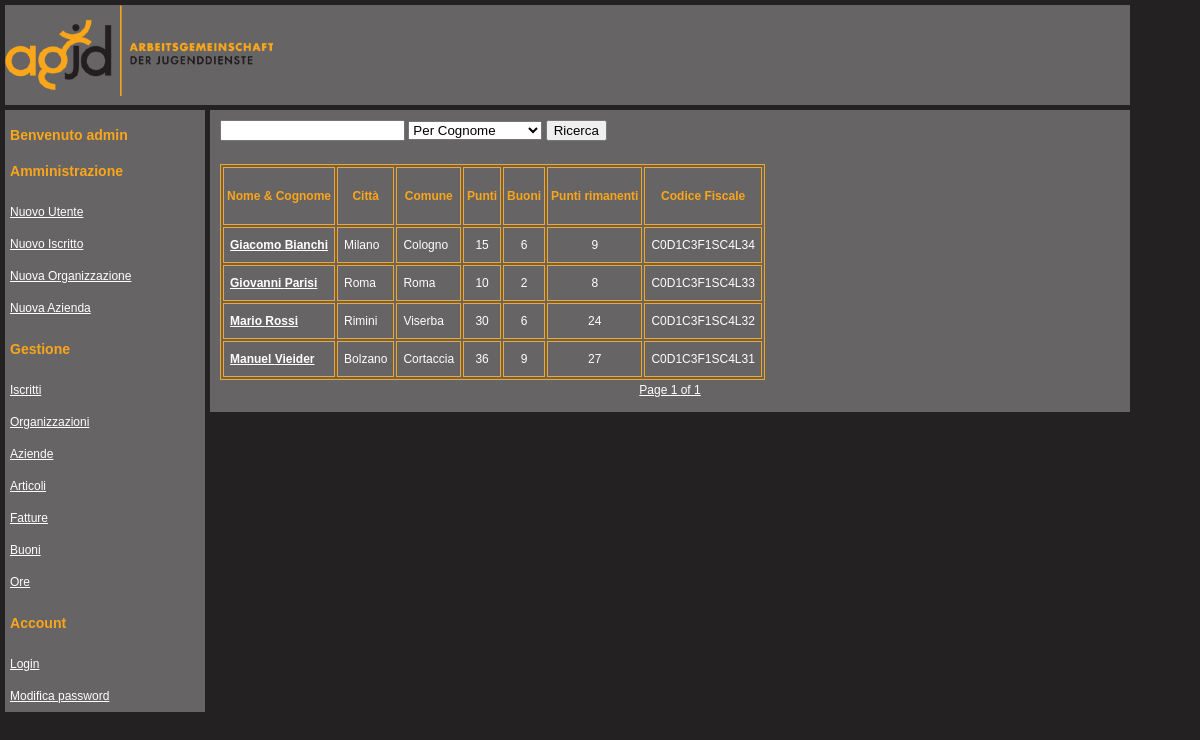
The app's page /list_boy.php (signed in) with its own data.
### tables this page shows
CREATE TABLE Boy (
	name	VARCHAR(255) NOT NULL,
	surname	VARCHAR(255) NOT NULL,
	address	VARCHAR(255) NOT NULL,
	CAP		VARCHAR(255) NOT NULL,
	city	VARCHAR(255) NOT NULL,
	commune VARCHAR(255) NOT NULL,
	city_of_birth VARCHAR(255) NOT NULL,
	phone	VARCHAR(255),
	mobile_phone VARCHAR(255),
	mail	VARCHAR(255),
	codice_fiscale VARCHAR(255) NOT NULL,
	CONSTRAINT boy_pk PRIMARY KEY (codice_fiscale)
);

### include/privilege_check.php (called while the page is built)
<?php
function check($privilege)
{
    if(isset($_SESSION))
    {
        if (isset($_SESSION['privilege']))
        {
            if ($_SESSION['privilege']==$privilege)
            {
                return true;
            }
        }
    }
    return false;
}
?>

### locale/it.php (called while the page is built, shortened)
<?php
$lang = array();
$lang['PRIVILEGE'] = 'Privilegi';
$lang['PAGE_TITLE'] = 'Index';
$lang['OBLIGATORY'] = 'I campi segnati con * sono obbligatori';
$lang['POINTS'] = 'Punti';
$lang['TOKENS'] = 'Buoni';
$lang['REMAINING_POINTS'] = 'Punti rimanenti';
$lang['COMPANY'] = 'Azienda';
$lang['ORGANIZATION'] = 'Organizzazione';
$lang['DELETE_SUCCESS'] = 'Eliminazione effettuata con successo';
$lang['UPDATE_SUCCESS'] = 'Modifica effettuata con successo';
$lang['DELETE'] = 'Elimina';
$lang['NO_RESULTS'] = 'Nessun risultato trovato';
$lang['UPDATE'] = 'Modifica';
$lang['START_DATE'] = 'Data inizio';
$lang['END_DATE'] = 'Data fine';
$lang['PASSWORD_CHANGE'] = 'Modifica password';
$lang['BOY'] = 'Iscritto';
$lang['INDEX'] = 'Index';
$lang['JANUARY'] = 'Gennaio';
$lang['FEBRUARY'] = 'Febbraio';
$lang['MARCH'] = 'Marzo';
$lang['APRIL'] = 'Aprile';
$lang['MAY'] = 'Maggio';
$lang['JUNE'] = 'Giugno';
$lang['JULY'] = 'Luglio';
$lang['AUGUST'] = 'Agosto';
$lang['SEPTEMBER'] = 'Settembre';
$lang['OCTOBER'] = 'Ottobre';
$lang['NOVEMBER'] = 'Novembre';
$lang['DECEMBER'] = 'Dicembre';
$lang['NO_LOGIN'] = 'Esegui il Login';
$lang['WELCOME'] = 'Benvenuto';
$lang['NEW_USER'] = 'Nuovo Utente';
$lang['NEW_BOY'] = 'Nuovo Iscritto';
$lang['NEW_ORGANIZATION'] = 'Nuova Organizzazione';
$lang['NEW_COMPANY'] = 'Nuova Azienda';
$lang['MANAGEMENT'] = 'Gestione';
$lang['ADMINISTRATION'] = 'Amministrazione';
$lang['LIST_BOY'] = 'Iscritti';
$lang['LIST_ORGANIZATION'] = 'Organizzazioni';
$lang['LIST_COMPANY'] = 'Aziende';
$lang['LIST_ITEM'] = 'Articoli';
$lang['LIST_INVOICE'] = 'Fatture';
$lang['LIST_TOKEN'] = 'Buoni';
$lang['LIST_VOLUNTEERING'] = 'Ore';
$lang['SEARCH'] = 'Ricerca';
$lang['LOGIN'] = 'Login';
$lang['ADMINISTRATOR'] = 'Amministratore';
$lang['MANAGER'] = 'Gestore';
$lang['USER_EXISTS'] = 'Esiste già un utente con questo nome';
$lang['INSERT_SUCCESS'] = 'Inserimento effettuato con successo';
$lang['CURRENT_PASSWORD'] = 'Password Corrente';
$lang['NEW_PASSWORD'] = 'Nuova Password';
$lang['REPEAT_PASSWORD'] = 'Ripeti Password';
$lang['NAME'] = 'Nome';
$lang['SURNAME'] = 'Cognome';
$lang['ADDRESS'] = 'Indirizzo';
$lang['CAP'] = 'CAP';
$lang['CITY'] = 'Città';
?>

### list_boy.php (the view, shortened to what this page needs)
<!DOCTYPE html>
<?php
include('include/header.php');
include('include/navbar.php');
include('locale/it.php');
include('include/connect.php');
include('include/pager.php');
$results_per_page = 20;
if(isset($_GET['page']))
{
    $page = $_GET['page'];
    if(isset($_GET['search_value'])&&isset($_GET['search_type']))
    {
        $_POST['search_value']= $_GET['search_value'];
        $_POST['search_type']= $_GET['search_type'];
    }
}
else
    $page = 0;
$offset = $results_per_page*$page;
if(isset($_POST['search_value'])&&strlen($_POST['search_value'])>0)
{
    $search_value = $_POST['search_value'];
    switch($_POST['search_type'])
    {
        case 'surname':
            $query = "SELECT * FROM Boy WHERE surname LIKE '%$search_value%'";
            break;
        case 'city':
            $query = "SELECT * FROM Boy WHERE city LIKE '%$search_value%'";
            break;
        case 'commune':
            $query = "SELECT * FROM Boy WHERE commune LIKE '%$search_value%'";
            break;
        case 'codice_fiscale':
            $query = "SELECT * FROM Boy WHERE codice_fiscale LIKE '%$search_value%'";
            break;
    }
}
else
    $query = "SELECT * FROM Boy";
$limit = " ORDER BY surname, name LIMIT $results_per_page OFFSET $offset"
?>
<html>
    <head>
        <link rel="stylesheet" type="text/css" href="main.css" />
    </head>
    <body>
        <div id="ContentContainer">
            <div id="Header">
            </div>
            <div id="Navbar">
            </div>
            <div id="Content">
                 <?php
                include('include/privilege_check.php');
                if(check('admin')||check('manager'))
                {
                    echo '<form action="list_boy.php" name = "form" method = "post">';
                    echo ' <input type="text" name="search_value" />
                                <select name="search_type">
                                    <option value="surname">'.$lang['SEARCH_SURNAME'].'</option>'.
                                    '<option value="city">'.$lang['SEARCH_CITY'].'</option>'.
                                    '<option value="commune">'.$lang['SEARCH_COMMUNE'].'</option>'.
                                    '<option value="codice_fiscale">'.$lang['SEARCH_CODICE_FISCALE'].'</option>
                                </select>
                           <input type="submit" name="submit"  value ="'.$lang['SEARCH'].'" />
                          </form><br /><br />';
                    echo "<table>
                            <th><h4>".$lang['NAME']." & ".$lang['SURNAME']."</h4></th>
                            <th><h4>".$lang['CITY']."</h4></th>
                            <th><h4>".$lang['COMMUNE']."</h4></th>
                            <th><h4>".$lang['POINTS']."</h4></th><th><h4>".$lang['TOKENS']."</h4></th>
                            <th><h4>".$lang['REMAINING_POINTS']."</h4></th>
                            <th><h4>".$lang['CODICE_FISCALE']."</h4></th>";
                    $results = mysql_query($query.$limit, $conn);
                    for ($i = 0; (($i < $results_per_page) && ($i < mysql_num_rows($results))); $i++) {
                        $name = mysql_result($results, $i, 'name');
                        $surname = mysql_result($results, $i, 'surname');
                        $commune = mysql_result($results, $i, 'commune');
                        $city = mysql_result($results, $i, 'city');
                        $codice_fiscale = mysql_result($results, $i, 'codice_fiscale');
                        $points = mysql_query("SELECT SUM(points) as totalPoints FROM Volunteering WHERE boy_id = '$codice_fiscale' GROUP BY boy_id", $conn);
                        if(mysql_num_rows($points)>0)
                        {
                            $points = mysql_result($points, 0, 'totalPoints');
                            $tokens = mysql_query("SELECT SUM(points) as totalPoints FROM Token WHERE boy_id = '$codice_fiscale' GROUP BY boy_id", $conn);
                            if(mysql_num_rows($tokens)>0)
                            {
                                $tokens = mysql_result($tokens, 0, 'totalPoints');
                            }
                            else
                            {
                                $tokens = 0;
                            }
                            $remaining_points = $points-$tokens;
                        }
                        else
                        {
                            $points = 0;
                            $tokens = 0;
                            $remaining_points = 0;
                        }
                        echo "<tr>
                                <td><a href=\"view_boy.php?codice_fiscale=$codice_fiscale\"><strong><p>".$name." ".$surname."</p></strong></a></td>
                                <td><p>".$city."</p></td><td><p>".$commune."</p></td><td align=center><p>".$points."</p></td><td align=center><p>".$tokens."</p></td>
                                <td align=center><p>".$remaining_points."</p></td>
                                <td><p>".$codice_fiscale."</p></td></tr>";
                    }
                    echo "</table>";
                    $results_num = mysql_num_rows(mysql_query($query));
                    if(isset($_POST['search_value'])&&strlen($_POST['search_value'])>0)
                        pagination_search($results_per_page, $page, "list_boy.php?", $results_num, $_POST['search_value'], $_POST['search_type']);
                    else
                        pagination($results_per_page, $page, "list_boy.php?", $results_num);
                }
                else
                    echo $lang['NO_PRIVILEGE'];
                ?>
            </div>
        </div>
    </body>
</html>

### main.css (style rules this page uses)
body { margin: 0px; padding: 0px; font-family: verdana, arial, helvetica, sans-serif; font-size: 12px; line-height: 22px; background: #242123; color: white; }
table, td, th, tr { border: 1px solid #faa61a;; width: auto; }
h4 { color: #faa61a; padding-left: 2px; padding-right: 2px; }
p { margin: 0px; padding: 5px; color: white; }
a:link { color: white; }
#ContentContainer { position: absolute; margin: 0px; }
#Header { position: absolute; margin: 0px; padding: 0px; height:100px; width:1125px; left: 5px; top: 5px; background-color: #666465; }
#Navbar { position: absolute; left: 5px; top: 110px; right: 0px; margin: 0px; padding: 0px; width: 200px; background-color: #666465; }
#Content { margin: 0px 250px 0px 0px; padding: 10px; position: absolute; left: 210px; top: 110px; width: 900px; background-color: #666465; }
form { display:inline; }

### records on screen
boy: name "Giacomo", surname "Bianchi", city "Milano", commune "Cologno", points "15", tokens "6", remaining_points "9", codice_fiscale "C0D1C3F1SC4L34"
boy: name "Giovanni", surname "Parisi", city "Roma", commune "Roma", points "10", tokens "2", remaining_points "8", codice_fiscale "C0D1C3F1SC4L33"
boy: name "Mario", surname "Rossi", city "Rimini", commune "Viserba", points "30", tokens "6", remaining_points "24", codice_fiscale "C0D1C3F1SC4L32"
boy: name "Manuel", surname "Vieider", city "Bolzano", commune "Cortaccia", points "36", tokens "9", remaining_points "27", codice_fiscale "C0D1C3F1SC4L31"

### other values on screen
$lang['WELCOME'] "Benvenuto"
$_SESSION['user'] "admin"
$lang['ADMINISTRATION'] "Amministrazione"
$lang['NEW_USER'] "Nuovo Utente"
$lang['NEW_BOY'] "Nuovo Iscritto"
$lang['NEW_ORGANIZATION'] "Nuova Organizzazione"
$lang['NEW_COMPANY'] "Nuova Azienda"
$lang['MANAGEMENT'] "Gestione"
$lang['LIST_BOY'] "Iscritti"
$lang['LIST_ORGANIZATION'] "Organizzazioni"
$lang['LIST_COMPANY'] "Aziende"
$lang['LIST_ITEM'] "Articoli"
$lang['LIST_INVOICE'] "Fatture"
$lang['LIST_TOKEN'] "Buoni"
$lang['LIST_VOLUNTEERING'] "Ore"
